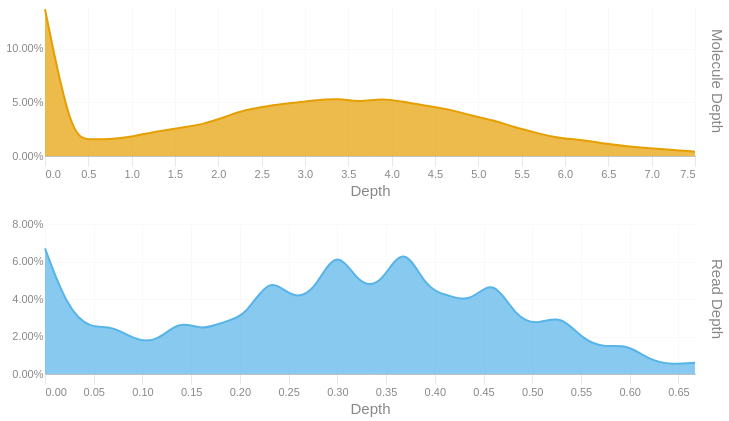

Source (notebook cell):
### Code cell
readdep = depth_hist(tb['Read Depth'], q99, 3)
readdep = readdep.with_columns(pl.lit('Read Depth').alias('Metric'))
if not SKIPLR:
    moldep = depth_hist(tb['Molecule Depth'], mol_q99, 1)
    moldep = moldep.with_columns(pl.lit('Molecule Depth').alias('Metric'))
    _hist = pl.concat([readdep, moldep])
    _hist = _hist.filter(pl.col('Proportion') != 0)
    with SafeRender(_hist):
        (
            alt.Chart(_hist)        
            .mark_area(interpolate = "basis")
            .encode(
                x=alt.X('Bin:Q').scale(domainMin=0).axis(alt.Axis(title='Depth')),
                y = alt.Y('Proportion:Q', title = None).axis(format = '.2%'),
                color = alt.Color('Metric:N').legend(None),
                row = alt.Row("Metric:N").header(title = None, labelOrient = 'right'),
                tooltip = [
                    alt.Tooltip("Metric:N", title = "Metric"),
                    alt.Tooltip('Interval:N', title = "Depth Interval"),
                    alt.Tooltip('Proportion:Q', title = "% Alignments").format('.2%')
                ]
            )
            .resolve_scale(x='independent', y='independent')
            .properties(
                height = 150, width = 650,
                usermeta={'embedOptions': {'downloadFileName': f'{samplename}.depth.hist'}}
            )
        ).display()
else:
    readdep = readdep.filter(pl.col('Proportion') != 0)
    with SafeRender(readdep):
        (
            alt.Chart(readdep)        
            .mark_area(interpolate = "basis")
            .encode(
                x=alt.X('Bin:Q').scale(domainMin=0).axis(alt.Axis(title='Depth')),
                y = alt.Y('Proportion:Q', title = None).axis(format = '.2%'),
                tooltip = [
                    alt.Tooltip('Interval:N', title = "Depth Interval"),
                    alt.Tooltip('Proportion:Q', title = "% Alignments").format('.2%')
                ]
            )
            .properties(
                usermeta={'embedOptions': {'downloadFileName': f'{samplename}.depth.hist'}}
            )
        ).display()

### Figure 1 — Vega-Lite specification as saved in the notebook (floating-point values rounded to 4 significant figures)
{"width": 650, "height": 150, "config": {"title": {"anchor": "start", "dy": -15, "fontSize": 18, "color": "#888888", "subtitleColor": "#888888", "subtitleFontSize": 14}, "arc": {"fill": "#0072B2"}, "axis": {"domainColor": "#888888", "domainWidth": 0.5, "gridWidth": 0.2, "grid": false, "titleFontWeight": 400, "titleFontSize": 15, "labelFontSize": 11, "labelColor": "#888888", "tickColor": "#888888", "tickWidth": 0.2, "titleColor": "#888888"}, "axisBand": {"grid": false}, "axisX": {"grid": true, "tickSize": 10, "domainCap": "round"}, "axisY": {"domain": false, "grid": true, "tickSize": 0, "domainCap": "round"}, "background": "transparent", "header": {"labelFontSize": 15, "labelColor": "#888888", "titleFontSize": 15, "titleFontWeight": 600, "titleColor": "#888888"}, "legend": {"labelFont": "sans-serif", "labelFontSize": 12, "labelColor": "#888888", "symbolSize": 100, "symbolType": "circle", "titleFontSize": 12, "titlePadding": 10, "titleColor": "#888888", "title": null}, "range": {"category": ["#E69F00", "#56B4E9", "#009E73", "#F0E442", "#0072B2", "#D55E00", "#CC79A7", "#000000"], "diverging": ["#cfe8f3", "#a2d4ec", "#73bfe2", "#46abdb", "#1696d2", "#12719e"]}, "area": {"fill": "#0072B2", "fillOpacity": 0.7, "line": true, "strokeOpacity": 0.7}, "line": {"color": "#0072B2", "stroke": "#0072B2", "strokeWidth": 2}, "trail": {"color": "#0072B2", "stroke": "#0072B2", "strokeWidth": 0, "size": 1}, "point": {"filled": true, "fillOpacity": 1.0, "size": 95}, "text": {"color": "#888888", "fontSize": 11, "align": "right", "fontWeight": 400, "size": 11}, "bar": {"fill": "#0072B2", "stroke": null}, "view": {"stroke": null, "continuousWidth": 660, "continuousHeight": 400}}, "data": {"name": "data-25710fe6e55231edfc000dccdba6d66e"}, "mark": {"type": "area", "interpolate": "basis"}, "encoding": {"color": {"field": "Metric", "legend": null, "type": "nominal"}, "row": {"field": "Metric", "header": {"title": null, "labelOrient": "right"}, "type": "nominal"}, "tooltip": [{"field": "Metric", "title": "Metric", "type": "nominal"}, {"field": "Interval", "title": "Depth Interval", "type": "nominal"}, {"field": "Proportion", "format": ".2%", "title": "% Alignments", "type": "quantitative"}], "x": {"axis": {"title": "Depth"}, "field": "Bin", "scale": {"domainMin": 0}, "type": "quantitative"}, "y": {"axis": {"format": ".2%"}, "field": "Proportion", "title": null, "type": "quantitative"}}, "resolve": {"scale": {"x": "independent", "y": "independent"}}, "usermeta": {"embedOptions": {"downloadFileName": "TF26LRJL0020_5B_10484332_23Y22YLT4_L7.depth.hist"}}, "$schema": "https://vega.github.io/schema/vega-lite/v6.4.1.json", "datasets": {"data-25710fe6e55231edfc000dccdba6d66e": [{"Bin": 0.0, "Interval": "0.0-0.023", "Proportion": 0.067, "Metric": "Read Depth"}, {"Bin": 0.023, "Interval": "0.023-0.046", "Proportion": 0.035, "Metric": "Read Depth"}, {"Bin": 0.046, "Interval": "0.046-0.069", "Proportion": 0.024, "Metric": "Read Depth"}, {"Bin": 0.069, "Interval": "0.069-0.092", "Proportion": 0.026, "Metric": "Read Depth"}, {"Bin": 0.092, "Interval": "0.092-0.115", "Proportion": 0.018, "Metric": "Read Depth"}, {"Bin": 0.115, "Interval": "0.115-0.138", "Proportion": 0.017, "Metric": "Read Depth"}, {"Bin": 0.138, "Interval": "0.138-0.161", "Proportion": 0.029, "Metric": "Read Depth"}, {"Bin": 0.161, "Interval": "0.161-0.184", "Proportion": 0.023, "Metric": "Read Depth"}, {"Bin": 0.184, "Interval": "0.184-0.207", "Proportion": 0.028, "Metric": "Read Depth"}, {"Bin": 0.207, "Interval": "0.207-0.23", "Proportion": 0.031, "Metric": "Read Depth"}, {"Bin": 0.23, "Interval": "0.23-0.253", "Proportion": 0.053, "Metric": "Read Depth"}, {"Bin": 0.253, "Interval": "0.253-0.276", "Proportion": 0.04, "Metric": "Read Depth"}, {"Bin": 0.276, "Interval": "0.276-0.299", "Proportion": 0.043, "Metric": "Read Depth"}, {"Bin": 0.299, "Interval": "0.299-0.322", "Proportion": 0.069, "Metric": "Read Depth"}, {"Bin": 0.322, "Interval": "0.322-0.345", "Proportion": 0.047, "Metric": "Read Depth"}, {"Bin": 0.345, "Interval": "0.345-0.368", "Proportion": 0.047, "Metric": "Read Depth"}, {"Bin": 0.368, "Interval": "0.368-0.391", "Proportion": 0.071, "Metric": "Read Depth"}, {"Bin": 0.391, "Interval": "0.391-0.414", "Proportion": 0.045, "Metric": "Read Depth"}, {"Bin": 0.414, "Interval": "0.414-0.437", "Proportion": 0.042, "Metric": "Read Depth"}, {"Bin": 0.437, "Interval": "0.437-0.46", "Proportion": 0.038, "Metric": "Read Depth"}, {"Bin": 0.46, "Interval": "0.46-0.483", "Proportion": 0.052, "Metric": "Read Depth"}, {"Bin": 0.483, "Interval": "0.483-0.506", "Proportion": 0.03, "Metric": "Read Depth"}, {"Bin": 0.506, "Interval": "0.506-0.529", "Proportion": 0.026, "Metric": "Read Depth"}, {"Bin": 0.529, "Interval": "0.529-0.552", "Proportion": 0.032, "Metric": "Read Depth"}, {"Bin": 0.552, "Interval": "0.552-0.575", "Proportion": 0.018, "Metric": "Read Depth"}, {"Bin": 0.575, "Interval": "0.575-0.598", "Proportion": 0.014, "Metric": "Read Depth"}, {"Bin": 0.598, "Interval": "0.598-0.621", "Proportion": 0.016, "Metric": "Read Depth"}, {"Bin": 0.621, "Interval": "0.621-0.644", "Proportion": 0.007, "Metric": "Read Depth"}, {"Bin": 0.644, "Interval": "0.644-0.667", "Proportion": 0.005, "Metric": "Read Depth"}, {"Bin": 0.667, "Interval": "0.667-0.69", "Proportion": 0.006, "Metric": "Read Depth"}, {"Bin": 0.0, "Interval": "0.0-0.3", "Proportion": 0.137, "Metric": "Molecule Depth"}, {"Bin": 0.3, "Interval": "0.3-0.5", "Proportion": 0.018, "Metric": "Molecule Depth"}, {"Bin": 0.5, "Interval": "0.5-0.8", "Proportion": 0.015, "Metric": "Molecule Depth"}, {"Bin": 0.8, "Interval": "0.8-1.0", "Proportion": 0.016, "Metric": "Molecule Depth"}, {"Bin": 1.0, "Interval": "1.0-1.3", "Proportion": 0.018, "Metric": "Molecule Depth"}, {"Bin": 1.3, "Interval": "1.3-1.6", "Proportion": 0.023, "Metric": "Molecule Depth"}, {"Bin": 1.6, "Interval": "1.6-1.8", "Proportion": 0.027, "Metric": "Molecule Depth"}, {"Bin": 1.8, "Interval": "1.8-2.1", "Proportion": 0.029, "Metric": "Molecule Depth"}, {"Bin": 2.1, "Interval": "2.1-2.3", "Proportion": 0.037, "Metric": "Molecule Depth"}, {"Bin": 2.3, "Interval": "2.3-2.6", "Proportion": 0.043, "Metric": "Molecule Depth"}, {"Bin": 2.6, "Interval": "2.6-2.8", "Proportion": 0.047, "Metric": "Molecule Depth"}, {"Bin": 2.8, "Interval": "2.8-3.1", "Proportion": 0.049, "Metric": "Molecule Depth"}, {"Bin": 3.1, "Interval": "3.1-3.4", "Proportion": 0.052, "Metric": "Molecule Depth"}, {"Bin": 3.4, "Interval": "3.4-3.6", "Proportion": 0.054, "Metric": "Molecule Depth"}, {"Bin": 3.6, "Interval": "3.6-3.9", "Proportion": 0.05, "Metric": "Molecule Depth"}, {"Bin": 3.9, "Interval": "3.9-4.1", "Proportion": 0.054, "Metric": "Molecule Depth"}, {"Bin": 4.1, "Interval": "4.1-4.4", "Proportion": 0.051, "Metric": "Molecule Depth"}, {"Bin": 4.4, "Interval": "4.4-4.7", "Proportion": 0.047, "Metric": "Molecule Depth"}, {"Bin": 4.7, "Interval": "4.7-4.9", "Proportion": 0.043, "Metric": "Molecule Depth"}, {"Bin": 4.9, "Interval": "4.9-5.2", "Proportion": 0.038, "Metric": "Molecule Depth"}, {"Bin": 5.2, "Interval": "5.2-5.4", "Proportion": 0.033, "Metric": "Molecule Depth"}, {"Bin": 5.4, "Interval": "5.4-5.7", "Proportion": 0.027, "Metric": "Molecule Depth"}, {"Bin": 5.7, "Interval": "5.7-5.9", "Proportion": 0.021, "Metric": "Molecule Depth"}, {"Bin": 5.9, "Interval": "5.9-6.2", "Proportion": 0.017, "Metric": "Molecule Depth"}, {"Bin": 6.2, "Interval": "6.2-6.5", "Proportion": 0.015, "Metric": "Molecule Depth"}, {"Bin": 6.5, "Interval": "6.5-6.7", "Proportion": 0.011, "Metric": "Molecule Depth"}, {"Bin": 6.7, "Interval": "6.7-7.0", "Proportion": 0.009, "Metric": "Molecule Depth"}, {"Bin": 7.0, "Interval": "7.0-7.2", "Proportion": 0.007, "Metric": "Molecule Depth"}, {"Bin": 7.2, "Interval": "7.2-7.5", "Proportion": 0.006, "Metric": "Molecule Depth"}, {"Bin": 7.5, "Interval": "7.5-7.76", "Proportion": 0.004, "Metric": "Molecule Depth"}]}}
